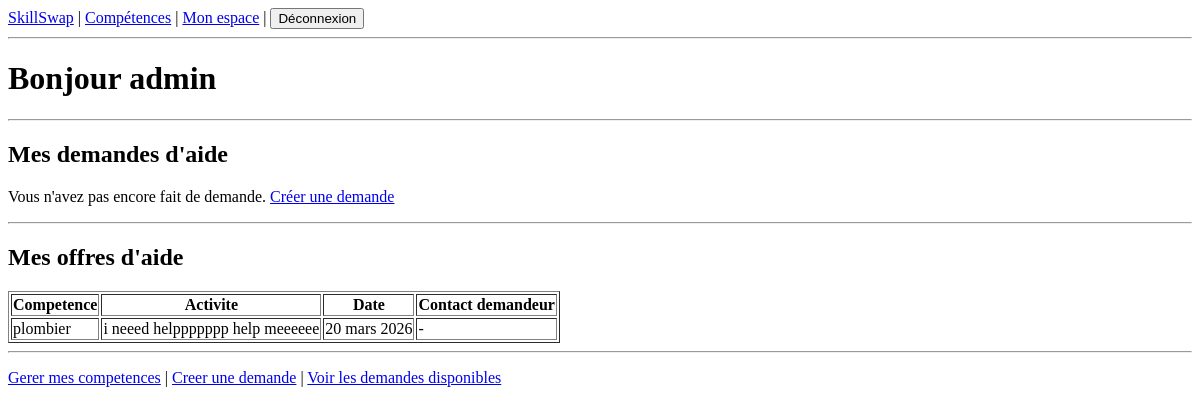
Page /dashboard/ (signed in) on the earlier database version.
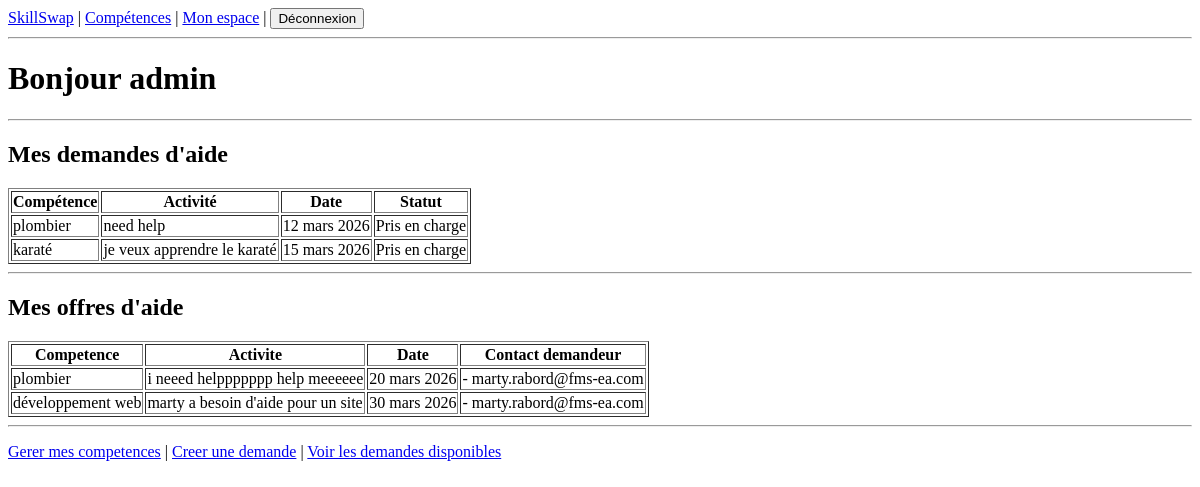
Same page on the later database version.
### exchange/models.py (models this page shows, shortened)
class HelpOffer(models.Model):
    helper = models.ForeignKey(User, on_delete=models.CASCADE, related_name="help_offers")
    help_request = models.OneToOneField(HelpRequest, on_delete=models.CASCADE, related_name="offer")
    created_at = models.DateTimeField(auto_now_add=True)

class HelpRequest(models.Model):
    requester = models.ForeignKey(User, on_delete=models.CASCADE, related_name="help_requests")
    skill_needed = models.ForeignKey(Skill, on_delete=models.CASCADE)
    activity_description = models.TextField()
    date = models.DateField()
    is_taken = models.BooleanField(default=False)
    created_at = models.DateTimeField(auto_now_add=True)

class Skill(models.Model):
    name = models.CharField(max_length=100)
    description = models.TextField()

### exchange/views.py (the view)
# urls.py: path("dashboard/", views.DashboardView.as_view(), name="dashboard"),
class DashboardView(LoginRequiredMixin, TemplateView):
    template_name = "exchange/dashboard.html"
    def get_context_data(self, **kwargs):
        ctx = super().get_context_data(**kwargs)
        ctx["my_requests"] = HelpRequest.objects.filter(requester=self.request.user).order_by("date")
        ctx["my_offers"] = HelpOffer.objects.filter(helper=self.request.user).order_by("created_at")
        return ctx

### exchange/templates/exchange/dashboard.html (shortened to what this page needs)
{% extends "exchange/base.html" %}
{% block content %}
<h1>Bonjour {{ user.username }}</h1>
<hr>
<h2>Mes demandes d'aide</h2>
{% if my_requests %}
<table border="1">
    <thead>
        <tr>
            <th>Compétence</th>
            <th>Activité</th>
            <th>Date</th>
            <th>Statut</th>
        </tr>
    </thead>
    <tbody>
        {% for req in my_requests %}
        <tr>
            <td>{{ req.skill_needed.name }}</td>
            <td>{{ req.activity_description }}</td>
            <td>{{ req.date }}</td>
            <td>
                {% if req.is_taken %}
                    Pris en charge
                {% else %}
                    En attente
                {% endif %}
            </td>
        </tr>
        {% endfor %}
    </tbody>
</table>
{% else %}
<p>Vous n'avez pas encore fait de demande. <a href="{% url 'help_request_create' %}">Créer une demande</a></p>
{% endif %}
<hr>
<h2>Mes offres d'aide</h2>
{% if my_offers %}
<table border="1">
    <thead>
        <tr>
            <th>Competence</th>
            <th>Activite</th>
            <th>Date</th>
            <th>Contact demandeur</th>
        </tr>
    </thead>
    <tbody>
        {% for offer in my_offers %}
        <tr>
            <td>{{ offer.help_request.skill_needed.name }}</td>
            <td>{{ offer.help_request.activity_description }}</td>
            <td>{{ offer.help_request.date }}</td>
            <td>{{ offer.help_request.requester.first_name }} {{ offer.help_request.requester.last_name }} - {{ offer.help_request.requester.email }}</td>
        </tr>
        {% endfor %}
    </tbody>
</table>
{% else %}
<p>Vous n'avez pas encore propose d'aide.</p>
{% endif %}
<hr>
<p>
    <a href="{% url 'my_skills' %}">Gerer mes competences</a>
    |
    <a href="{% url 'help_request_create' %}">Creer une demande</a>
    |
    <a href="{% url 'help_request_list' %}">Voir les demandes disponibles</a>
</p>
{% endblock %}

### exchange/templates/exchange/base.html (shortened to what this page needs)
<!DOCTYPE html>
<html lang="fr">
<head>
</head>
<body>
<nav>
    <a href="{% url 'home' %}">SkillSwap</a>
    |
    <a href="{% url 'skill_list' %}">Compétences</a>
    |
    {% if user.is_authenticated %}
        <a href="{% url 'dashboard' %}">Mon espace</a>
        |
        <form method="post" action="{% url 'logout' %}" style="display:inline;">
    <button type="submit">Déconnexion</button>
</form>
    {% else %}
        <a href="{% url 'login' %}">Connexion</a>
        |
    {% endif %}
</nav>
<hr>
{% block content %}{% endblock %}
</body>
</html>

Differences in the rows shown:
added HelpRequest: skill_needed.name "plombier", activity_description "need help", date "12 mars 2026", is_taken "Pris en charge"
added HelpRequest: skill_needed.name "karaté", activity_description "je veux apprendre le karaté", date "15 mars 2026", is_taken "Pris en charge"
changed through a linked row, HelpOffer "plombier": help_request.requester.email (not shown) → "marty.rabord@fms-ea.com"
added HelpOffer: help_request.skill_needed.name "développement web", help_request.activity_description "marty a besoin d'aide pour un site", help_request "30 mars 2026", help_request.requester.email "marty.rabord@fms-ea.com"
Other differences:
text no longer shown: "Vous n'avez pas encore fait de demande. Créer une demande"
text now shown: "Compétence Activité Date Statut"
